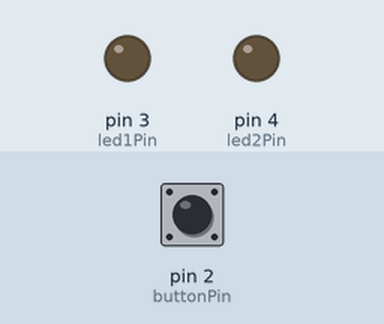
Bench run of a sketch on a simulated Arduino Uno, built with avr-gcc and run on an emulated ATmega328P. On the bench: output pins drawn as LEDs (lit = HIGH). The inputs (shaded band) are chosen by the test bench; at power-on: pin 2 (buttonPin) LOW. What the sketch prints to the serial monitor is not drawn.

Above: at 1.2 s.
1.3 s: pin 2 (buttonPin) pulled HIGH for 0.15 s
At 1.38 s:
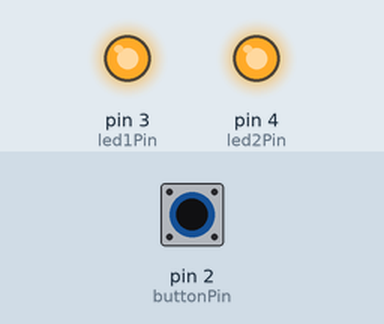
2.9 s: pin 2 (buttonPin) pulled HIGH for 3.2 s
At 7.3 s:
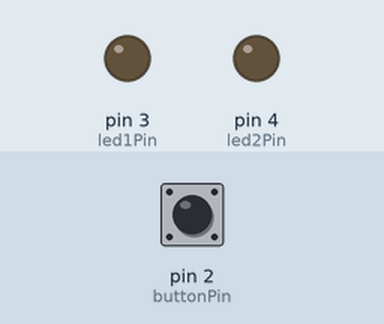
Timing chart, 0 to 8.8 s (numbered marks = the images above; inputs shaded):
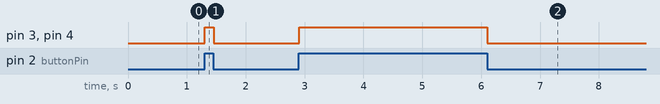

Measured:
- after the input at 1.3 s, pin 3 (led1Pin), pin 4 (led2Pin): LOW → HIGH at once, → LOW 0.15 s later
- after the input at 2.9 s, pin 3 (led1Pin), pin 4 (led2Pin): LOW → HIGH at once, → LOW 3.2 s later

The sketch:

Lab3.ino
```cpp
// Michael Montella 91417

// declare any constants
const int buttonPin = 2;
const int led1Pin = 3;
const int led2Pin = 4;

// declare any variables
int buttonState;

void setup() {
  // put your setup code here, to run once:

  // set pin modes
  pinMode(buttonPin, INPUT);
  pinMode(led1Pin, OUTPUT);
  pinMode(led2Pin, OUTPUT);

  // initialize serial communication
  Serial.begin(9600);
}

void loop() {
  // put your main code here, to run repeatedly:
  buttonState = digitalRead(buttonPin);
  Serial.println(buttonState);
  if (buttonState == 1) {
    digitalWrite(led1Pin, HIGH);
    digitalWrite(led2Pin, HIGH);
  } else {
    digitalWrite(led1Pin, LOW);
    digitalWrite(led2Pin, LOW);
  }
}
```
